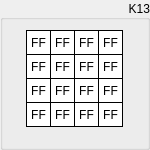
  <widget class="QGroupBox" name="groupK13">
   <property name="geometry">
    <rect>
     <x>470</x>
     <y>300</y>
     <width>150</width>
     <height>150</height>
    </rect>
   </property>
   <property name="sizePolicy">
    <sizepolicy hsizetype="Fixed" vsizetype="Fixed">
     <horstretch>0</horstretch>
     <verstretch>0</verstretch>
    </sizepolicy>
   </property>
   <property name="styleSheet">
    <string notr="true"/>
   </property>
   <property name="title">
    <string>K13</string>
   </property>
   <property name="alignment">
    <set>Qt::AlignRight|Qt::AlignTrailing|Qt::AlignVCenter</set>
   </property>
   <widget class="QLabel" name="k13byte15">
    <property name="enabled">
     <bool>true</bool>
    </property>
    <property name="geometry">
     <rect>
      <x>98</x>
      <y>102</y>
      <width>25</width>
      <height>25</height>
     </rect>
    </property>
    <property name="sizePolicy">
     <sizepolicy hsizetype="Fixed" vsizetype="Fixed">
      <horstretch>0</horstretch>
      <verstretch>0</verstretch>
     </sizepolicy>
    </property>
    <property name="font">
     <font>
      <kerning>true</kerning>
     </font>
    </property>
    <property name="layoutDirection">
     <enum>Qt::LeftToRight</enum>
    </property>
    <property name="styleSheet">
     <string notr="true">QLabel {
	 border-width: 1px;
     border-style: solid;
     border-color: black; 
     background-color: white;
}</string>
    </property>
    <property name="text">
     <string>FF</string>
    </property>
    <property name="alignment">
     <set>Qt::AlignCenter</set>
    </property>
   </widget>
   <widget class="QLabel" name="k13byte13">
    <property name="enabled">
     <bool>true</bool>
    </property>
    <property name="geometry">
     <rect>
      <x>98</x>
      <y>54</y>
      <width>25</width>
      <height>25</height>
     </rect>
    </property>
    <property name="sizePolicy">
     <sizepolicy hsizetype="Fixed" vsizetype="Fixed">
      <horstretch>0</horstretch>
      <verstretch>0</verstretch>
     </sizepolicy>
    </property>
    <property name="font">
     <font>
      <kerning>true</kerning>
     </font>
    </property>
    <property name="layoutDirection">
     <enum>Qt::LeftToRight</enum>
    </property>
    <property name="styleSheet">
     <string notr="true">QLabel {
	 border-width: 1px;
     border-style: solid;
     border-color: black; 
     background-color: white;
}</string>
    </property>
    <property name="text">
     <string>FF</string>
    </property>
    <property name="alignment">
     <set>Qt::AlignCenter</set>
    </property>
   </widget>
   <widget class="QLabel" name="k13byte14">
    <property name="enabled">
     <bool>true</bool>
    </property>
    <property name="geometry">
     <rect>
      <x>98</x>
      <y>78</y>
      <width>25</width>
      <height>25</height>
     </rect>
    </property>
    <property name="sizePolicy">
     <sizepolicy hsizetype="Fixed" vsizetype="Fixed">
      <horstretch>0</horstretch>
      <verstretch>0</verstretch>
     </sizepolicy>
    </property>
    <property name="font">
     <font>
      <kerning>true</kerning>
     </font>
    </property>
    <property name="layoutDirection">
     <enum>Qt::LeftToRight</enum>
    </property>
    <property name="styleSheet">
     <string notr="true">QLabel {
	 border-width: 1px;
     border-style: solid;
     border-color: black; 
     background-color: white;
}</string>
    </property>
    <property name="text">
     <string>FF</string>
    </property>
    <property name="alignment">
     <set>Qt::AlignCenter</set>
    </property>
   </widget>
   <widget class="QLabel" name="k13byte06">
    <property name="enabled">
     <bool>true</bool>
    </property>
    <property name="geometry">
     <rect>
      <x>50</x>
      <y>78</y>
      <width>25</width>
      <height>25</height>
     </rect>
    </property>
    <property name="sizePolicy">
     <sizepolicy hsizetype="Fixed" vsizetype="Fixed">
      <horstretch>0</horstretch>
      <verstretch>0</verstretch>
     </sizepolicy>
    </property>
    <property name="font">
     <font>
      <kerning>true</kerning>
     </font>
    </property>
    <property name="layoutDirection">
     <enum>Qt::LeftToRight</enum>
    </property>
    <property name="styleSheet">
     <string notr="true">QLabel {
	 border-width: 1px;
     border-style: solid;
     border-color: black; 
     background-color: white;
}</string>
    </property>
    <property name="text">
     <string>FF</string>
    </property>
    <property name="alignment">
     <set>Qt::AlignCenter</set>
    </property>
   </widget>
   <widget class="QLabel" name="k13byte04">
    <property name="enabled">
     <bool>true</bool>
    </property>
    <property name="geometry">
     <rect>
      <x>50</x>
      <y>30</y>
      <width>25</width>
      <height>25</height>
     </rect>
    </property>
    <property name="sizePolicy">
     <sizepolicy hsizetype="Fixed" vsizetype="Fixed">
      <horstretch>0</horstretch>
      <verstretch>0</verstretch>
     </sizepolicy>
    </property>
    <property name="font">
     <font>
      <kerning>true</kerning>
     </font>
    </property>
    <property name="layoutDirection">
     <enum>Qt::LeftToRight</enum>
    </property>
    <property name="styleSheet">
     <string notr="true">QLabel {
	 border-width: 1px;
     border-style: solid;
     border-color: black; 
     background-color: white;
}</string>
    </property>
    <property name="text">
     <string>FF</string>
    </property>
    <property name="alignment">
     <set>Qt::AlignCenter</set>
    </property>
   </widget>
   <widget class="QLabel" name="k13byte02">
    <property name="enabled">
     <bool>true</bool>
    </property>
    <property name="geometry">
     <rect>
      <x>26</x>
      <y>78</y>
      <width>25</width>
      <height>25</height>
     </rect>
    </property>
    <property name="sizePolicy">
     <sizepolicy hsizetype="Fixed" vsizetype="Fixed">
      <horstretch>0</horstretch>
      <verstretch>0</verstretch>
     </sizepolicy>
    </property>
    <property name="font">
     <font>
      <kerning>true</kerning>
     </font>
    </property>
    <property name="layoutDirection">
     <enum>Qt::LeftToRight</enum>
    </property>
    <property name="styleSheet">
     <string notr="true">QLabel {
	 border-width: 1px;
     border-style: solid;
     border-color: black; 
     background-color: white;
}</string>
    </property>
    <property name="text">
     <string>FF</string>
    </property>
    <property name="alignment">
     <set>Qt::AlignCenter</set>
    </property>
   </widget>
   <widget class="QLabel" name="k13byte10">
    <property name="enabled">
     <bool>true</bool>
    </property>
    <property name="geometry">
     <rect>
      <x>74</x>
      <y>78</y>
      <width>25</width>
      <height>25</height>
     </rect>
    </property>
    <property name="sizePolicy">
     <sizepolicy hsizetype="Fixed" vsizetype="Fixed">
      <horstretch>0</horstretch>
      <verstretch>0</verstretch>
     </sizepolicy>
    </property>
    <property name="font">
     <font>
      <kerning>true</kerning>
     </font>
    </property>
    <property name="layoutDirection">
     <enum>Qt::LeftToRight</enum>
    </property>
    <property name="styleSheet">
     <string notr="true">QLabel {
	 border-width: 1px;
     border-style: solid;
     border-color: black; 
     background-color: white;
}</string>
    </property>
    <property name="text">
     <string>FF</string>
    </property>
    <property name="alignment">
     <set>Qt::AlignCenter</set>
    </property>
   </widget>
   <widget class="QLabel" name="k13byte09">
    <property name="enabled">
     <bool>true</bool>
    </property>
    <property name="geometry">
     <rect>
      <x>74</x>
      <y>54</y>
      <width>25</width>
      <height>25</height>
     </rect>
    </property>
    <property name="sizePolicy">
     <sizepolicy hsizetype="Fixed" vsizetype="Fixed">
      <horstretch>0</horstretch>
      <verstretch>0</verstretch>
     </sizepolicy>
    </property>
    <property name="font">
     <font>
      <kerning>true</kerning>
     </font>
    </property>
    <property name="layoutDirection">
     <enum>Qt::LeftToRight</enum>
    </property>
    <property name="styleSheet">
     <string notr="true">QLabel {
	 border-width: 1px;
     border-style: solid;
     border-color: black; 
     background-color: white;
}</string>
    </property>
    <property name="text">
     <string>FF</string>
    </property>
    <property name="alignment">
     <set>Qt::AlignCenter</set>
    </property>
   </widget>
   <widget class="QLabel" name="k13byte01">
    <property name="enabled">
     <bool>true</bool>
    </property>
    <property name="geometry">
     <rect>
      <x>26</x>
      <y>54</y>
      <width>25</width>
      <height>25</height>
     </rect>
    </property>
    <property name="sizePolicy">
     <sizepolicy hsizetype="Fixed" vsizetype="Fixed">
      <horstretch>0</horstretch>
      <verstretch>0</verstretch>
     </sizepolicy>
    </property>
    <property name="font">
     <font>
      <kerning>true</kerning>
     </font>
    </property>
    <property name="layoutDirection">
     <enum>Qt::LeftToRight</enum>
    </property>
    <property name="styleSheet">
     <string notr="true">QLabel {
	 border-width: 1px;
     border-style: solid;
     border-color: black; 
     background-color: white;
}</string>
    </property>
    <property name="text">
     <string>FF</string>
    </property>
    <property name="alignment">
     <set>Qt::AlignCenter</set>
    </property>
   </widget>
   <widget class="QLabel" name="k13byte08">
    <property name="enabled">
     <bool>true</bool>
    </property>
    <property name="geometry">
     <rect>
      <x>74</x>
      <y>30</y>
      <width>25</width>
      <height>25</height>
     </rect>
    </property>
    <property name="sizePolicy">
     <sizepolicy hsizetype="Fixed" vsizetype="Fixed">
      <horstretch>0</horstretch>
      <verstretch>0</verstretch>
     </sizepolicy>
    </property>
    <property name="font">
     <font>
      <kerning>true</kerning>
     </font>
    </property>
    <property name="layoutDirection">
     <enum>Qt::LeftToRight</enum>
    </property>
    <property name="styleSheet">
     <string notr="true">QLabel {
	 border-width: 1px;
     border-style: solid;
     border-color: black; 
     background-color: white;
}</string>
    </property>
    <property name="text">
     <string>FF</string>
    </property>
    <property name="alignment">
     <set>Qt::AlignCenter</set>
    </property>
   </widget>
   <widget class="QLabel" name="k13byte00">
    <property name="enabled">
     <bool>true</bool>
    </property>
    <property name="geometry">
     <rect>
      <x>26</x>
      <y>30</y>
      <width>25</width>
      <height>25</height>
     </rect>
    </property>
    <property name="sizePolicy">
     <sizepolicy hsizetype="Fixed" vsizetype="Fixed">
      <horstretch>0</horstretch>
      <verstretch>0</verstretch>
     </sizepolicy>
    </property>
    <property name="font">
     <font>
      <kerning>true</kerning>
     </font>
    </property>
    <property name="layoutDirection">
     <enum>Qt::LeftToRight</enum>
    </property>
    <property name="styleSheet">
     <string notr="true">QLabel {
	 border-width: 1px;
     border-style: solid;
     border-color: black; 
     background-color: white;
}</string>
    </property>
    <property name="text">
     <string>FF</string>
    </property>
    <property name="alignment">
     <set>Qt::AlignCenter</set>
    </property>
    <property name="wordWrap">
     <bool>false</bool>
    </property>
   </widget>
   <widget class="QLabel" name="k13byte07">
    <property name="enabled">
     <bool>true</bool>
    </property>
    <property name="geometry">
     <rect>
      <x>50</x>
      <y>102</y>
      <width>25</width>
      <height>25</height>
     </rect>
    </property>
    <property name="sizePolicy">
     <sizepolicy hsizetype="Fixed" vsizetype="Fixed">
      <horstretch>0</horstretch>
      <verstretch>0</verstretch>
     </sizepolicy>
    </property>
    <property name="font">
     <font>
      <kerning>true</kerning>
     </font>
    </property>
    <property name="layoutDirection">
     <enum>Qt::LeftToRight</enum>
    </property>
    <property name="styleSheet">
     <string notr="true">QLabel {
	 border-width: 1px;
     border-style: solid;
     border-color: black; 
     background-color: white;
}</string>
    </property>
    <property name="text">
     <string>FF</string>
    </property>
    <property name="alignment">
     <set>Qt::AlignCenter</set>
    </property>
   </widget>
   <widget class="QLabel" name="k13byte12">
    <property name="enabled">
     <bool>true</bool>
    </property>
    <property name="geometry">
     <rect>
      <x>98</x>
      <y>30</y>
      <width>25</width>
      <height>25</height>
     </rect>
    </property>
    <property name="sizePolicy">
     <sizepolicy hsizetype="Fixed" vsizetype="Fixed">
      <horstretch>0</horstretch>
      <verstretch>0</verstretch>
     </sizepolicy>
    </property>
    <property name="font">
     <font>
      <kerning>true</kerning>
     </font>
    </property>
    <property name="layoutDirection">
     <enum>Qt::LeftToRight</enum>
    </property>
    <property name="styleSheet">
     <string notr="true">QLabel {
	 border-width: 1px;
     border-style: solid;
     border-color: black; 
     background-color: white;
}</string>
    </property>
    <property name="text">
     <string>FF</string>
    </property>
    <property name="alignment">
     <set>Qt::AlignCenter</set>
    </property>
   </widget>
   <widget class="QLabel" name="k13byte03">
    <property name="enabled">
     <bool>true</bool>
    </property>
    <property name="geometry">
     <rect>
      <x>26</x>
      <y>102</y>
      <width>25</width>
      <height>25</height>
     </rect>
    </property>
    <property name="sizePolicy">
     <sizepolicy hsizetype="Fixed" vsizetype="Fixed">
      <horstretch>0</horstretch>
      <verstretch>0</verstretch>
     </sizepolicy>
    </property>
    <property name="font">
     <font>
      <kerning>true</kerning>
     </font>
    </property>
    <property name="layoutDirection">
     <enum>Qt::LeftToRight</enum>
    </property>
    <property name="styleSheet">
     <string notr="true">QLabel {
	 border-width: 1px;
     border-style: solid;
     border-color: black; 
     background-color: white;
}</string>
    </property>
    <property name="text">
     <string>FF</string>
    </property>
    <property name="alignment">
     <set>Qt::AlignCenter</set>
    </property>
   </widget>
   <widget class="QLabel" name="k13byte11">
    <property name="enabled">
     <bool>true</bool>
    </property>
    <property name="geometry">
     <rect>
      <x>74</x>
      <y>102</y>
      <width>25</width>
      <height>25</height>
     </rect>
    </property>
    <property name="sizePolicy">
     <sizepolicy hsizetype="Fixed" vsizetype="Fixed">
      <horstretch>0</horstretch>
      <verstretch>0</verstretch>
     </sizepolicy>
    </property>
    <property name="font">
     <font>
      <kerning>true</kerning>
     </font>
    </property>
    <property name="layoutDirection">
     <enum>Qt::LeftToRight</enum>
    </property>
    <property name="styleSheet">
     <string notr="true">QLabel {
	 border-width: 1px;
     border-style: solid;
     border-color: black; 
     background-color: white;
}</string>
    </property>
    <property name="text">
     <string>FF</string>
    </property>
    <property name="alignment">
     <set>Qt::AlignCenter</set>
    </property>
   </widget>
   <widget class="QLabel" name="k13byte05">
    <property name="enabled">
     <bool>true</bool>
    </property>
    <property name="geometry">
     <rect>
      <x>50</x>
      <y>54</y>
      <width>25</width>
      <height>25</height>
     </rect>
    </property>
    <property name="sizePolicy">
     <sizepolicy hsizetype="Fixed" vsizetype="Fixed">
      <horstretch>0</horstretch>
      <verstretch>0</verstretch>
     </sizepolicy>
    </property>
    <property name="font">
     <font>
      <kerning>true</kerning>
     </font>
    </property>
    <property name="layoutDirection">
     <enum>Qt::LeftToRight</enum>
    </property>
    <property name="styleSheet">
     <string notr="true">QLabel {
	 border-width: 1px;
     border-style: solid;
     border-color: black; 
     background-color: white;
}</string>
    </property>
    <property name="text">
     <string>FF</string>
    </property>
    <property name="alignment">
     <set>Qt::AlignCenter</set>
    </property>
   </widget>
  </widget>
